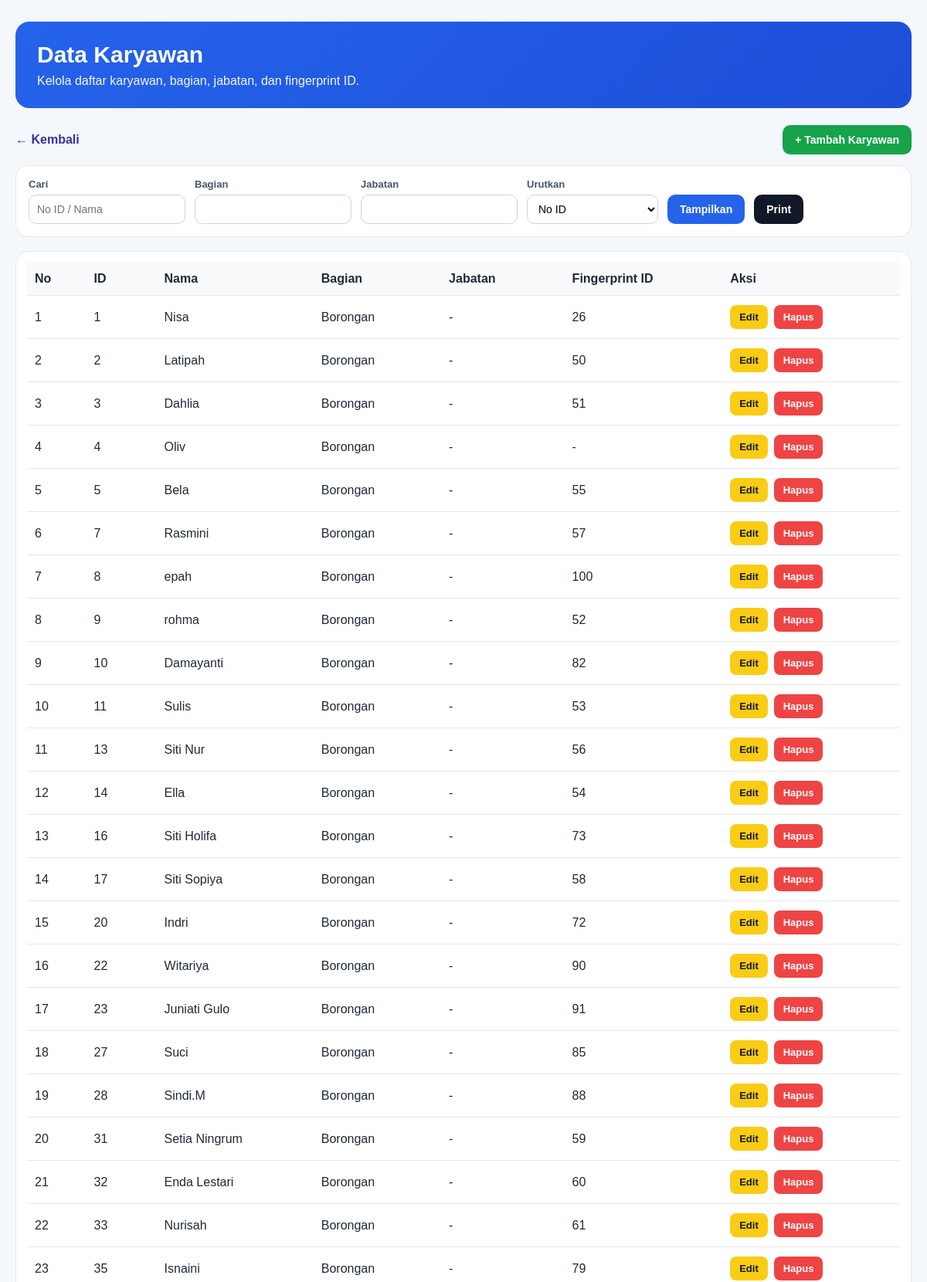
The page /karyawan/employees (upper part) on the database its author committed.
### tables this page shows
CREATE TABLE employees (
                        id INTEGER PRIMARY KEY AUTOINCREMENT,
                        no_id TEXT NOT NULL UNIQUE,
                        nama TEXT NOT NULL,
                        bagian TEXT,
                        jabatan TEXT,
                        status_aktif INTEGER NOT NULL DEFAULT 1,
                        tanggal_masuk TEXT,
                        fingerprint_id TEXT,
                        no_hp TEXT,
                        catatan TEXT,
                        created_at TEXT NOT NULL DEFAULT CURRENT_TIMESTAMP,
                        updated_at TEXT NOT NULL DEFAULT CURRENT_TIMESTAMP
                    , tipe_gaji TEXT DEFAULT 'harian', area_kerja TEXT DEFAULT 'normal', shift_default TEXT DEFAULT 'PAGI');

### karyawan/routes.py (the view)
@karyawan_bp.route("/employees")
def employees_list():
    conn = get_conn()
    q = request.args.get("q", "").strip()
    bagian = request.args.get("bagian", "").strip()
    jabatan = request.args.get("jabatan", "").strip()
    sort = request.args.get("sort", "no_id")
    order_map = {
        "no_id": "CAST(no_id AS INTEGER), no_id",
        "nama": "nama",
        "bagian": "bagian, nama",
        "jabatan": "jabatan, nama"
    }
    order_by = order_map.get(sort, "CAST(no_id AS INTEGER), no_id")
    sql = "SELECT * FROM employees WHERE 1=1"
    params = []
    if q:
        sql += " AND (no_id LIKE ? OR nama LIKE ?)"
        params.extend([f"%{q}%", f"%{q}%"])
    if bagian:
        sql += " AND bagian = ?"
        params.append(bagian)
    if jabatan:
        sql += " AND jabatan = ?"
        params.append(jabatan)
    sql += f" ORDER BY {order_by}"
    employees = conn.execute(sql, params).fetchall()
    conn.close()
    return render_template("karyawan/employees.html", employees=employees)

### helpers/db.py (called while the page is built)
def get_conn():
    conn = sqlite3.connect(DB_PATH, timeout=30)
    conn.row_factory = sqlite3.Row
    conn.execute("PRAGMA foreign_keys = ON;")
    conn.execute("PRAGMA journal_mode = WAL;")
    return conn

### karyawan/templates/karyawan/employees.html (shortened to what this page needs)
<!DOCTYPE html>
<html lang="id">
<head>
<div class="container">
  <div class="no-print">
    <div class="header-box">
      <h1>Data Karyawan</h1>
      <p>Kelola daftar karyawan, bagian, jabatan, dan fingerprint ID.</p>
    </div>
    <div class="top-actions">
      <a href="{{ url_for('karyawan.karyawan_index') }}" class="back-link">← Kembali</a>
      <a href="{{ url_for('karyawan.employee_add') }}" class="btn btn-green">+ Tambah Karyawan</a>
    </div>
    <form method="get" class="toolbar">
      <div class="field">
        <label>Cari</label>
        <input type="text" name="q" value="{{ request.args.get('q', '') }}" placeholder="No ID / Nama">
      </div>
      <div class="field">
        <label>Bagian</label>
        <input type="text" name="bagian" value="{{ request.args.get('bagian', '') }}">
      </div>
      <div class="field">
        <label>Jabatan</label>
        <input type="text" name="jabatan" value="{{ request.args.get('jabatan', '') }}">
      </div>
      <div class="field">
        <label>Urutkan</label>
        <select name="sort">
          <option value="no_id" {{ 'selected' if request.args.get('sort', 'no_id') == 'no_id' else '' }}>No ID</option>
        </select>
      </div>
      <button type="submit" class="btn btn-primary">Tampilkan</button>
      <button type="button" onclick="window.print()" class="btn btn-dark">Print</button>
    </form>
  </div>
  <div class="table-card">
    <table>
      <thead>
        <tr>
          <th>No</th>
          <th>ID</th>
          <th>Nama</th>
          <th>Bagian</th>
          <th class="no-print-jabatan">Jabatan</th>
          <th>Fingerprint ID</th>
          <th class="no-print">Aksi</th>
        </tr>
      </thead>
      <tbody>
        {% for r in employees %}
        <tr>
          <td>{{ loop.index }}</td>
          <td>{{ r.no_id }}</td>
          <td>{{ r.nama }}</td>
          <td>{{ r.bagian or '-' }}</td>
          <td class="no-print-jabatan">{{ r.jabatan or '-' }}</td>
          <td>{{ r.fingerprint_id or '-' }}</td>
          <td class="no-print">
            <div class="aksi">
              <a href="{{ url_for('karyawan.employee_edit', id=r.id) }}" class="btn-sm btn-edit">Edit</a>
              <form method="post"
                    action="{{ url_for('karyawan.employee_delete', id=r.id) }}"
                    onsubmit="return confirm('Hapus karyawan ini?');"
                    style="margin:0;">
                <button type="submit" class="btn-sm btn-delete">Hapus</button>
              </form>
            </div>
          </td>
        </tr>
        {% else %}
        <tr>
          <td colspan="7" style="text-align:center;">Belum ada data karyawan.</td>
        </tr>
        {% endfor %}
      </tbody>
    </table>
  </div>
</div>

### karyawan/templates/karyawan/employees.html (style rules this page uses)
* { box-sizing: border-box; }
.container { max-width: 1200px; margin: 0 auto; padding: 28px 20px 40px; }
.header-box { background: linear-gradient(135deg, #2563eb, #1d4ed8); color: white; border-radius: 18px; padding: 26px 28px; margin-bottom: 22px; }
.header-box h1 { margin: 0 0 8px; font-size: 30px; }
.header-box p { margin: 0; opacity: 0.95; }
.top-actions { display: flex; justify-content: space-between; align-items: center; margin-bottom: 14px; gap: 10px; flex-wrap: wrap; }
.back-link { text-decoration: none; color: #3730a3; font-weight: 700; }
.toolbar { background: white; border: 1px solid #e5e7eb; border-radius: 16px; padding: 16px; display: flex; flex-wrap: wrap; gap: 12px; align-items: end; margin-bottom: 18px; }
.field { display: flex; flex-direction: column; gap: 6px; }
.field label { font-size: 13px; font-weight: 700; color: #475569; }
.field input, .field select { height: 38px; min-width: 170px; padding: 0 10px; border: 1px solid #cbd5e1; border-radius: 10px; font-size: 14px; background: #fff; }
.btn { height: 38px; padding: 0 16px; border: none; border-radius: 10px; font-weight: 700; cursor: pointer; text-decoration: none; display: inline-flex; align-items: center; justify-content: center; font-size: 14px; }
.btn-primary { background: #2563eb; color: white; }
.btn-green { background: #16a34a; color: white; }
.btn-dark { background: #111827; color: white; }
.table-card { background: white; border: 1px solid #e5e7eb; border-radius: 16px; padding: 14px; overflow: auto; }
table { width: 100%; border-collapse: collapse; min-width: 850px; }
th, td { border-bottom: 1px solid #e5e7eb; padding: 12px 10px; text-align: left; vertical-align: middle; }
th { background: #f8fafc; font-weight: 700; }
.aksi { display: flex; gap: 8px; }
.btn-sm { padding: 8px 12px; border-radius: 8px; font-size: 13px; font-weight: 700; text-decoration: none; display: inline-block; border: none; cursor: pointer; }
.btn-edit { background: #facc15; color: #111827; }
.btn-delete { background: #ef4444; color: white; }

### rows shown on the page
employees: no_id "1", nama "Nisa", bagian "Borongan", jabatan "-", fingerprint "26"
employees: no_id "2", nama "Latipah", bagian "Borongan", jabatan "-", fingerprint "50"
employees: no_id "3", nama "Dahlia", bagian "Borongan", jabatan "-", fingerprint "51"
employees: no_id "4", nama "Oliv", bagian "Borongan", jabatan "-", fingerprint "-"
employees: no_id "5", nama "Bela", bagian "Borongan", jabatan "-", fingerprint "55"
employees: no_id "7", nama "Rasmini", bagian "Borongan", jabatan "-", fingerprint "57"
employees: no_id "8", nama "epah", bagian "Borongan", jabatan "-", fingerprint "100"
employees: no_id "9", nama "rohma", bagian "Borongan", jabatan "-", fingerprint "52"
employees: no_id "10", nama "Damayanti", bagian "Borongan", jabatan "-", fingerprint "82"
employees: no_id "11", nama "Sulis", bagian "Borongan", jabatan "-", fingerprint "53"
employees: no_id "13", nama "Siti Nur", bagian "Borongan", jabatan "-", fingerprint "56"
employees: no_id "14", nama "Ella", bagian "Borongan", jabatan "-", fingerprint "54"
employees: no_id "16", nama "Siti Holifa", bagian "Borongan", jabatan "-", fingerprint "73"
employees: no_id "17", nama "Siti Sopiya", bagian "Borongan", jabatan "-", fingerprint "58"
employees: no_id "20", nama "Indri", bagian "Borongan", jabatan "-", fingerprint "72"
employees: no_id "22", nama "Witariya", bagian "Borongan", jabatan "-", fingerprint "90"
employees: no_id "23", nama "Juniati Gulo", bagian "Borongan", jabatan "-", fingerprint "91"
employees: no_id "27", nama "Suci", bagian "Borongan", jabatan "-", fingerprint "85"
employees: no_id "28", nama "Sindi.M", bagian "Borongan", jabatan "-", fingerprint "88"
employees: no_id "31", nama "Setia Ningrum", bagian "Borongan", jabatan "-", fingerprint "59"
employees: no_id "32", nama "Enda Lestari", bagian "Borongan", jabatan "-", fingerprint "60"
employees: no_id "33", nama "Nurisah", bagian "Borongan", jabatan "-", fingerprint "61"
employees: no_id "35", nama "Isnaini", bagian "Borongan", jabatan "-", fingerprint "79"
